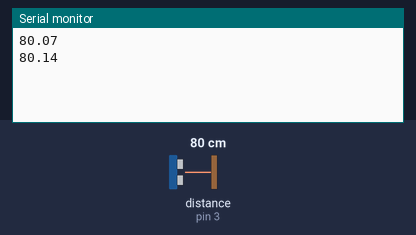
A sketch run on a simulated Arduino Uno, built with avr-gcc and run on an emulated ATmega328P. Shown: the last lines printed to the serial monitor. Wiring (inferred from the names in the program): ultrasonic range finder: trigger pin 13; echo pin 3. The inputs (shaded band) are chosen by the test bench; at power-on: distance to the obstacle (sensor on pin 3) 80 cm. The echo pulse lasts 58.3 µs per cm.

Above: at 1.8 s.
1.9 s: distance to the obstacle (sensor on pin 3) set to 2 cm
At 2.31 s:
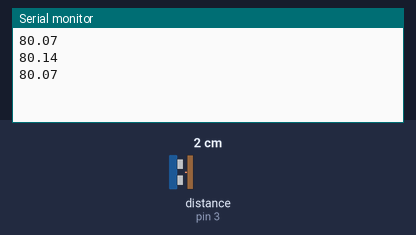
3.4 s: distance to the obstacle (sensor on pin 3) set to 4 cm
At 3.9 s:
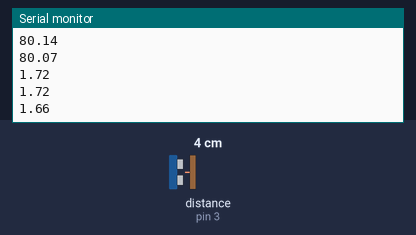
Timing chart, 0 to 6.4 s (numbered marks = the images above; inputs shaded):
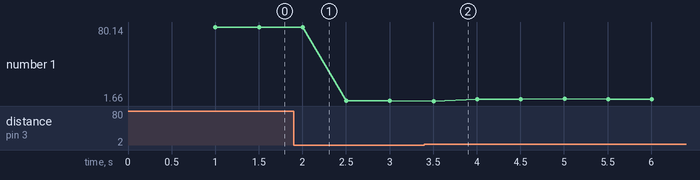

Measured:
- plotted number 1: 80.14 → 1.72 after the input at 1.9 s, 1.72 → 3.72 after the input at 3.4 s

The sketch:

UltrasonicSensorInterrupt.ino
```cpp
#define ECHOPIN 3
#define TRIGGERPIN 13

unsigned long timeStart;
unsigned long timeInterval = 500000;

volatile unsigned long timePulseBegin;
volatile unsigned long timePulseEnd;
volatile bool flag = false;

void trigger() {
  digitalWrite(TRIGGERPIN, LOW);
  delayMicroseconds(2);
  digitalWrite(TRIGGERPIN, HIGH);
  delayMicroseconds(10);
  digitalWrite(TRIGGERPIN, LOW);
}

void echoPinInterrupt() {
  if (digitalRead(ECHOPIN) == HIGH)  //start measuring
  {
    timePulseBegin = micros();
  } else  // stop measuring
  {
    timePulseEnd = micros();
    flag = true;
  }
}

double getUltrasonicSensor() {
  double durationMicros = timePulseEnd-timePulseBegin;
  double distance = durationMicros / 58.0;
  return distance;
}

void setup() {
  Serial.begin(115200);
  timeStart = micros();
  pinMode(ECHOPIN, INPUT);
  pinMode(TRIGGERPIN, OUTPUT);
  attachInterrupt(digitalPinToInterrupt(ECHOPIN),
                  echoPinInterrupt, CHANGE);
}
void loop() {
  unsigned long timeNow = micros();
  if (timeNow - timeStart > timeInterval) {
    timeStart = timeNow;
    trigger();
    if (flag) {
      flag = false;
      double distance = getUltrasonicSensor();
      Serial.println(distance);
    }
  }
}
```
